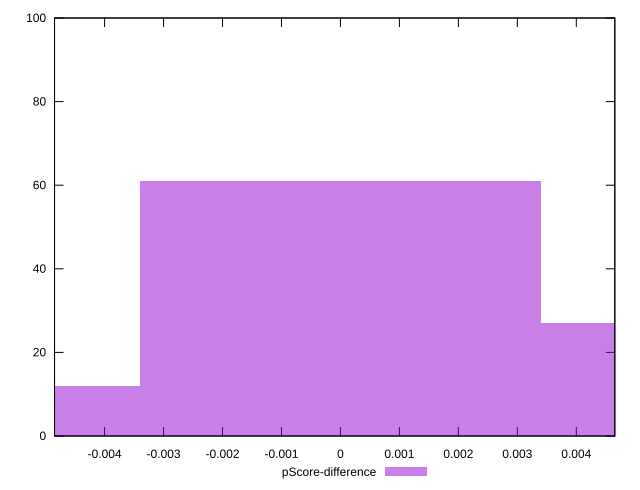

This figure's gnuplot source:
reset

$pScoreDifference <<EOF
0 61
0.006806131962621795 27
-0.006806131962621795 12
EOF

set key outside below
set boxwidth 0.006806131962621795
set xrange [-0.0048490870556960886:0.004653554496008794]
set yrange [0:100]
set trange [0:100]
set style fill transparent solid 0.5 noborder
set terminal svg size 640, 490 enhanced background rgb 'white'
set output "report_00012_2021-02-09T11:01:39.952Z/bootup-time/samples/pages/pScore-difference/histogram.svg"

plot $pScoreDifference title "pScore-difference" with boxes

reset
